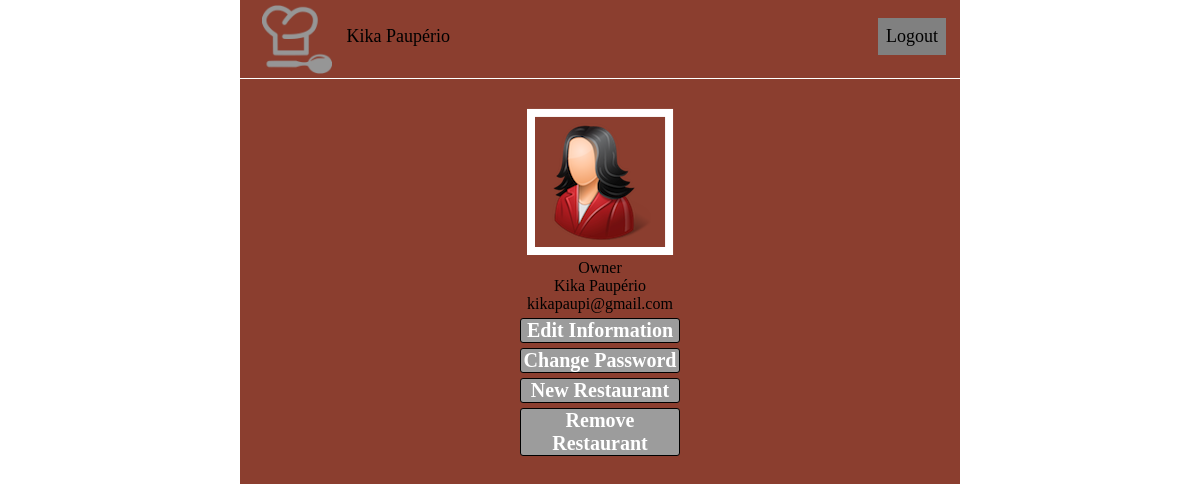
Page /page/profile.php (signed in) on the committed database.
### tables this page shows
CREATE TABLE user (
 	username TEXT PRIMARY KEY UNIQUE,
  	password TEXT,
  	name TEXT,
  	email TEXT,
  	gender TEXT,
  	user_type TEXT
);

### Database/databaseInteraction.php (called while the page is built, shortened)
<?php
include_once('../database/connection.php');
function getUserInfo($username){
  global $db;
  $stmt = $db->prepare("SELECT * FROM user WHERE username = ?");
  $stmt->execute(array($username));
  return $stmt->fetch();
}
?>

### page/profile.php (the view, shortened to what this page needs)
<?php
include_once('../database/databaseInteraction.php');
?>
<!DOCTYPE html>
<html>
	<head>
    <link rel="stylesheet" href="../css/profile.css">
	</head>
	<body>
		<header>
			<nav id="menu">
				<ul>
					<a href="login.php"><img id="logo1" src="../images/logo_white.png" height="70px" width="70px"></a>
						<li><a id="login" href="profile.php"><?php echo $_SESSION['name']?></a></li>
					<li style="float:right; background-color:gray;"><a href="signout.php">Logout</a></li>
				</ul>
			</nav><br>
		</header>
		<div id="middle">
			<div id="profile">
					<?php if(getUserInfo($_SESSION['username'])['gender'] == "female"){?>
					<img src="../images/woman.png">
					<?php
					}else if($_SESSION['username'] == "FilipeCorreia"){?>
					<img src="../images/filipe.png">
					<?php
					}
					else{ ?>
					<img src="../images/man.png">
					<?php } ?>
				<div id="type"><?php echo getUserInfo($_SESSION['username'])['user_type']?></div>
				<div id="name"><?php echo getUserInfo($_SESSION['username'])['name']?></div>
				<div id="email"><?php echo getUserInfo($_SESSION['username'])['email']?></div>
				<div class="editBtn">
					<a data-popup-open="popup-1" href="#">Edit Information</a>
				</div>
				<div class="editBtn">
					<a data-popup-open="popup-2" href="#">Change Password</a>
				</div>
				<?php
				if(getUserInfo($_SESSION['username'])['user_type'] == "Owner"){ ?>
				<div class="editBtn">
					<a data-popup-open="popup-3" href="#">New Restaurant</a>
				</div>
				<div class="editBtn">
					<a data-popup-open="popup-4" href="#">Remove Restaurant</a>
				</div>
				<?php } ?>
			</div>
		</div>
	</body>
</html>

### css/profile.css (style rules this page uses)
html, body { height: 100%; width: 60%; font-family: raleway; background-repeat: no-repeat; background-attachment: fixed; background-position: center; padding: 0; }
html { background-image: url("../images/background.png"); display: table; margin: auto; }
body { width:100%; height:100%; background-color: #8B3E2F; display: table-cell; text-align: center; }
header { top: -10px; position: fixed; width: 60%; background-color: #8B3E2F; border-bottom: 1px solid white; }
#menu { margin-left: 3%; margin-top: 2%; }
#menu ul { display: inline; list-style-type: none; padding: 0; overflow: hidden; background-color: #8B3E2F; border-bottom: 1px solid white; }
#menu li { margin-right: 2%; margin-top: 2%; }
li a#login { float:left; margin-top: 2%; margin-left: 1%; }
#menu a { float: left; }
#menu li a { display: block; padding: 8px; color: black; text-decoration: none; font-size: 18px; }
#profile { margin-top: 15%; }
.editBtn { width: 22%; margin-left: auto; margin-right: auto; margin-top: 5px; margin-bottom: 5px; border: solid 1px black; border-radius: 3px; font-family: raleway; font-weight: 600; font-size: 20px; background-color: #9c9c9c; }
.editBtn a { text-decoration: none; color: #FFFFFF; }

### rows in the picture
user: user_type "Owner", name "Kika Paupério", email "kikapaupi@gmail.com"

### other values in the picture
$_SESSION['name'] "Kika Paupério"
